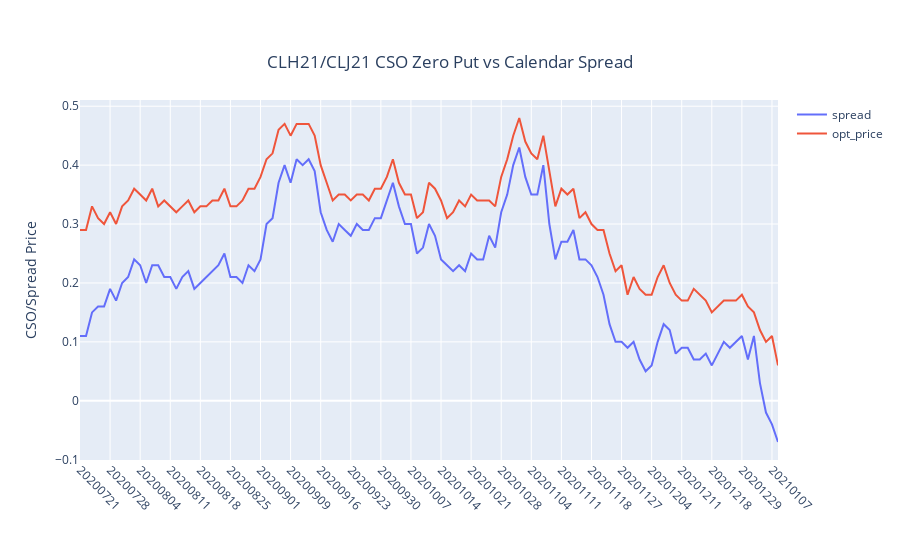

The notebook cell saved with this chart:
### Code cell
pu.iplt(
    pu.plotly_plot(
        df_way0c1p[['settle_date','spread','opt_price']],
        x_column='settle_date',
        y_left_label='CSO/Spread Price',
        plot_title="CLH21/CLJ21 CSO Zero Put vs Calendar Spread"
    )
)
